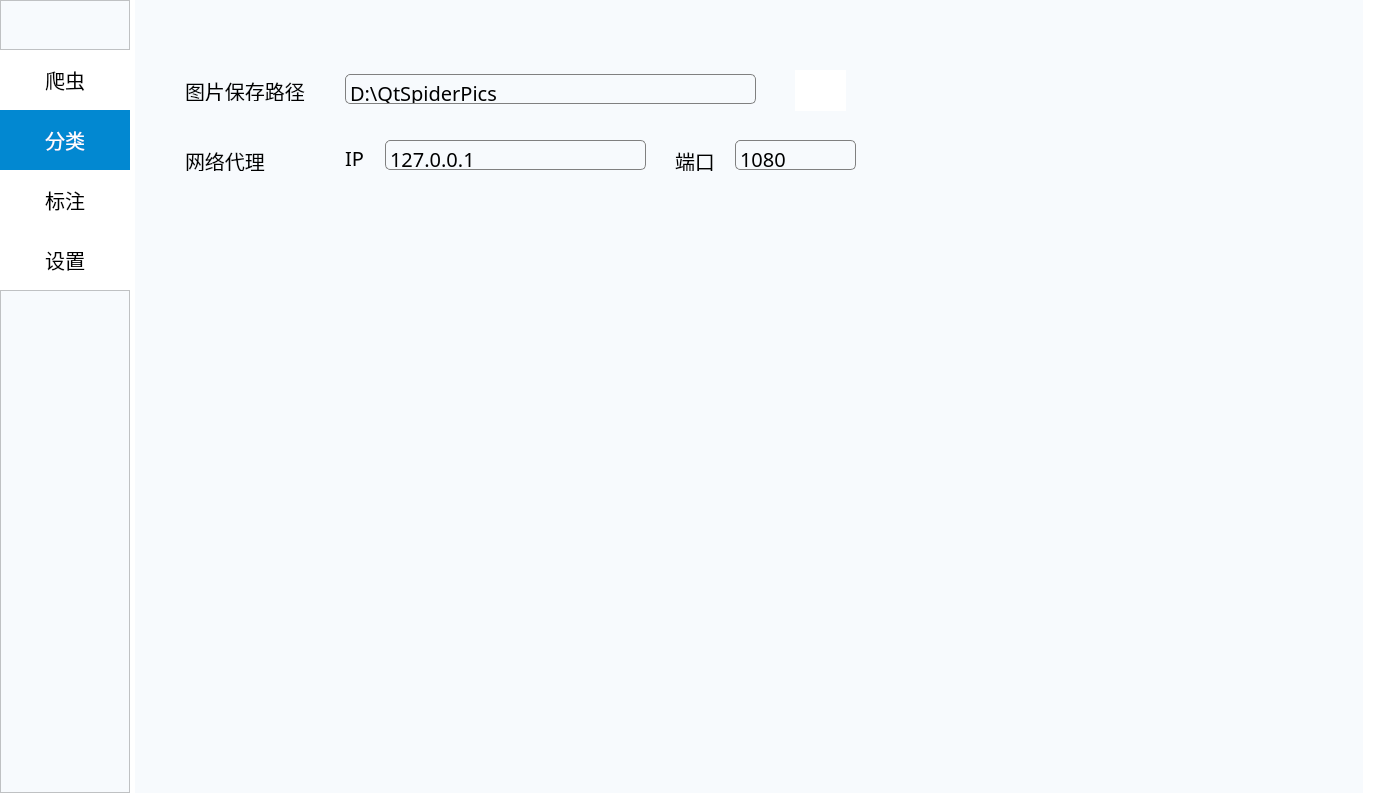
<?xml version="1.0" encoding="UTF-8"?>
<ui version="4.0">
 <class>MainWindow</class>
 <widget class="QMainWindow" name="MainWindow">
  <property name="geometry">
   <rect>
    <x>0</x>
    <y>0</y>
    <width>1373</width>
    <height>793</height>
   </rect>
  </property>
  <property name="acceptDrops">
   <bool>true</bool>
  </property>
  <property name="windowTitle">
   <string>QtSpider</string>
  </property>
  <property name="styleSheet">
   <string notr="true">*{
    font: 20px bold black;
    font-family: Microsoft Yahei;
}
QPushButton{
    color: black;
    background-color: rgb(255, 255, 255);
    height: 60px;
    border: none;
}
QPushButton:pressed{
    background-color: rgb(2, 136, 209);
    height: 60px;
    border: none;
}
QPushButton:hover{
    border-radius: 5px;
    background-color: rgba(0,0,0,10%);
    height: 60px;
    border: none;
}
QPushButton:checked{
    color: white;
    background-color: rgb(2, 136, 209);
    height: 60px;
    border: none;
}
QFrame{
    background-color: rgb(247, 250, 253);
}
QMainWindow{
    background-color: white;
}
QTabWidget{
    height: 20px;
}

QPlainTextEdit
{
    height: 30px;
    border-style:none;
    border-radius:5px;
    border:1px solid gray;

}
QPlainTextEdit:focus
{
    border:1px solid rgb(2, 136, 209);
}


QTabBar::tab { font-size:18px; background: rgb(247, 250, 253); color: black; padding:7px; text-align:center; min-width: 50px; border: 1px solid rgba(0, 0, 0, 0.0975);}
QTabBar::tab:selected { background: rgb(2, 136, 209); color: white; }

QScrollBar:vertical
{
    width:10px;
    background:rgba(0,0,0,0%);
    margin:0px,0px,0px,0px;
    padding-top:9px;
    padding-bottom:9px;
}
QScrollBar::handle:vertical
{
    width:8px;
    background:rgba(0,0,0,25%);
    border-radius:4px;
    min-height:20;
}
QScrollBar::handle:vertical:hover
{
    width:8px;
    background:rgba(0,0,0,50%);
    border-radius:4px;
    min-height:20;
}
QScrollBar::add-line:vertical
{
    height:9px;width:8px;
    border-image:url(:/images/a/3.png);
    subcontrol-position:bottom;
}
QScrollBar::sub-line:vertical
{
    height:9px;width:8px;
    border-image:url(:/images/a/1.png);
    subcontrol-position:top;
}

QScrollBar::add-page:vertical,QScrollBar::sub-page:vertical
{
    background:rgba(0,0,0,10%);
    border-radius:4px;
}




QScrollBar:horizontal
{
    height:10px;
    background:rgba(0,0,0,0%);
    margin:0px,0px,0px,0px;
    padding-left:9px;
    padding-right:9px;
}
QScrollBar::handle:horizontal
{
    height:8px;
    background:rgba(0,0,0,25%);
    border-radius:4px;
    min-height:20;
}
QScrollBar::handle:horizontal:hover
{
    height:8px;
    background:rgba(0,0,0,50%);
    border-radius:4px;
    min-height:20;
}

QScrollBar::add-line:horizontal
{
    height:9px;width:8px;
    border-image:url(:/images/a/3.png);
    subcontrol-position:bottom;
}
QScrollBar::sub-line:horizontal
{
    height:9px;width:8px;
    border-image:url(:/images/a/1.png);
    subcontrol-position:top;
}

QScrollBar::add-page:vertical,QScrollBar::sub-page:horizontal
{
    background:rgba(0,0,0,10%);
    border-radius:4px;
}

</string>
  </property>
  <widget class="QWidget" name="centralwidget">
   <property name="layoutDirection">
    <enum>Qt::LeftToRight</enum>
   </property>
   <layout class="QGridLayout" name="gridLayout" rowstretch="0" columnstretch="1,0">
    <property name="sizeConstraint">
     <enum>QLayout::SetNoConstraint</enum>
    </property>
    <property name="leftMargin">
     <number>0</number>
    </property>
    <property name="topMargin">
     <number>0</number>
    </property>
    <property name="rightMargin">
     <number>10</number>
    </property>
    <property name="bottomMargin">
     <number>0</number>
    </property>
    <property name="horizontalSpacing">
     <number>5</number>
    </property>
    <property name="verticalSpacing">
     <number>30</number>
    </property>
    <item row="0" column="0">
     <layout class="QVBoxLayout" name="verticalLayout" stretch="1,0,0,0,0,10">
      <property name="spacing">
       <number>0</number>
      </property>
      <item>
       <widget class="QFrame" name="frame_2">
        <property name="frameShape">
         <enum>QFrame::StyledPanel</enum>
        </property>
        <property name="frameShadow">
         <enum>QFrame::Raised</enum>
        </property>
       </widget>
      </item>
      <item>
       <widget class="QPushButton" name="spiderButton">
        <property name="enabled">
         <bool>true</bool>
        </property>
        <property name="minimumSize">
         <size>
          <width>130</width>
          <height>0</height>
         </size>
        </property>
        <property name="contextMenuPolicy">
         <enum>Qt::NoContextMenu</enum>
        </property>
        <property name="layoutDirection">
         <enum>Qt::LeftToRight</enum>
        </property>
        <property name="text">
         <string>爬虫</string>
        </property>
        <property name="icon">
         <iconset>
          <normaloff>resources/spider.png</normaloff>
          <activeon>resources/spiderOn.png</activeon>resources/spider.png</iconset>
        </property>
        <property name="iconSize">
         <size>
          <width>40</width>
          <height>40</height>
         </size>
        </property>
        <property name="checkable">
         <bool>true</bool>
        </property>
        <property name="checked">
         <bool>false</bool>
        </property>
        <property name="autoExclusive">
         <bool>true</bool>
        </property>
       </widget>
      </item>
      <item>
       <widget class="QPushButton" name="classButton">
        <property name="minimumSize">
         <size>
          <width>130</width>
          <height>0</height>
         </size>
        </property>
        <property name="contextMenuPolicy">
         <enum>Qt::NoContextMenu</enum>
        </property>
        <property name="text">
         <string>分类</string>
        </property>
        <property name="icon">
         <iconset>
          <normaloff>resources/classi.png</normaloff>
          <activeon>resources/classiOn.png</activeon>resources/classi.png</iconset>
        </property>
        <property name="iconSize">
         <size>
          <width>37</width>
          <height>37</height>
         </size>
        </property>
        <property name="checkable">
         <bool>true</bool>
        </property>
        <property name="checked">
         <bool>true</bool>
        </property>
        <property name="autoRepeat">
         <bool>false</bool>
        </property>
        <property name="autoExclusive">
         <bool>true</bool>
        </property>
       </widget>
      </item>
      <item>
       <widget class="QPushButton" name="markButton">
        <property name="enabled">
         <bool>true</bool>
        </property>
        <property name="mouseTracking">
         <bool>false</bool>
        </property>
        <property name="acceptDrops">
         <bool>false</bool>
        </property>
        <property name="text">
         <string>标注</string>
        </property>
        <property name="icon">
         <iconset>
          <normaloff>resources/marker.png</normaloff>
          <activeoff>resources/markerOn.png</activeoff>resources/marker.png</iconset>
        </property>
        <property name="iconSize">
         <size>
          <width>40</width>
          <height>40</height>
         </size>
        </property>
        <property name="checkable">
         <bool>true</bool>
        </property>
        <property name="checked">
         <bool>false</bool>
        </property>
        <property name="autoExclusive">
         <bool>true</bool>
        </property>
       </widget>
      </item>
      <item>
       <widget class="QPushButton" name="settingButton">
        <property name="text">
         <string>设置</string>
        </property>
        <property name="icon">
         <iconset>
          <normaloff>resources/settings.png</normaloff>
          <activeon>resources/settingsOn.png</activeon>resources/settings.png</iconset>
        </property>
        <property name="iconSize">
         <size>
          <width>35</width>
          <height>35</height>
         </size>
        </property>
        <property name="checkable">
         <bool>true</bool>
        </property>
        <property name="autoExclusive">
         <bool>true</bool>
        </property>
       </widget>
      </item>
      <item>
       <widget class="QFrame" name="frame">
        <property name="frameShape">
         <enum>QFrame::StyledPanel</enum>
        </property>
        <property name="frameShadow">
         <enum>QFrame::Raised</enum>
        </property>
       </widget>
      </item>
     </layout>
    </item>
    <item row="0" column="1">
     <widget class="QStackedWidget" name="stackedWidget">
      <property name="enabled">
       <bool>true</bool>
      </property>
      <property name="sizePolicy">
       <sizepolicy hsizetype="Preferred" vsizetype="Preferred">
        <horstretch>20</horstretch>
        <verstretch>0</verstretch>
       </sizepolicy>
      </property>
      <property name="currentIndex">
       <number>3</number>
      </property>
      <widget class="QWidget" name="page_Spider">
       <layout class="QGridLayout" name="gridLayout_2" rowstretch="2,1">
        <property name="bottomMargin">
         <number>10</number>
        </property>
        <item row="1" column="0">
         <widget class="QPlainTextEdit" name="outputText">
          <property name="sizePolicy">
           <sizepolicy hsizetype="Expanding" vsizetype="Expanding">
            <horstretch>0</horstretch>
            <verstretch>0</verstretch>
           </sizepolicy>
          </property>
          <property name="readOnly">
           <bool>true</bool>
          </property>
         </widget>
        </item>
        <item row="0" column="0">
         <widget class="QTabWidget" name="tabWidget">
          <property name="whatsThis">
           <string>&lt;html&gt;&lt;head/&gt;&lt;body&gt;&lt;p&gt;&lt;br/&gt;&lt;/p&gt;&lt;/body&gt;&lt;/html&gt;</string>
          </property>
          <property name="currentIndex">
           <number>0</number>
          </property>
          <widget class="QWidget" name="tab_Google">
           <attribute name="title">
            <string>谷歌</string>
           </attribute>
           <layout class="QVBoxLayout" name="verticalLayout_2">
            <item>
             <widget class="QLabel" name="label_Google">
              <property name="text">
               <string>请输入关键字，多个关键字请回车换行</string>
              </property>
             </widget>
            </item>
            <item>
             <widget class="QPlainTextEdit" name="plainTextEdit_Google"/>
            </item>
            <item>
             <widget class="QPushButton" name="pushButton_Google">
              <property name="sizePolicy">
               <sizepolicy hsizetype="Fixed" vsizetype="Fixed">
                <horstretch>0</horstretch>
                <verstretch>0</verstretch>
               </sizepolicy>
              </property>
              <property name="minimumSize">
               <size>
                <width>100</width>
                <height>0</height>
               </size>
              </property>
              <property name="maximumSize">
               <size>
                <width>16777215</width>
                <height>40</height>
               </size>
              </property>
              <property name="layoutDirection">
               <enum>Qt::RightToLeft</enum>
              </property>
              <property name="text">
               <string>确定</string>
              </property>
             </widget>
            </item>
           </layout>
          </widget>
          <widget class="QWidget" name="tab_Weibo">
           <attribute name="title">
            <string>微博</string>
           </attribute>
           <layout class="QVBoxLayout" name="verticalLayout_3">
            <item>
             <widget class="QLabel" name="label_Weibo">
              <property name="text">
               <string>请输入关键字，多个关键字请回车换行</string>
              </property>
             </widget>
            </item>
            <item>
             <widget class="QPlainTextEdit" name="plainTextEdit_Weibo"/>
            </item>
            <item>
             <widget class="QPushButton" name="pushButton_Weibo">
              <property name="sizePolicy">
               <sizepolicy hsizetype="Fixed" vsizetype="Fixed">
                <horstretch>0</horstretch>
                <verstretch>0</verstretch>
               </sizepolicy>
              </property>
              <property name="minimumSize">
               <size>
                <width>100</width>
                <height>0</height>
               </size>
              </property>
              <property name="maximumSize">
               <size>
                <width>16777215</width>
                <height>40</height>
               </size>
              </property>
              <property name="layoutDirection">
               <enum>Qt::RightToLeft</enum>
              </property>
              <property name="text">
               <string>确定</string>
              </property>
             </widget>
            </item>
           </layout>
          </widget>
          <widget class="QWidget" name="tab_Tumblr">
           <attribute name="title">
            <string>Tumblr</string>
           </attribute>
           <layout class="QVBoxLayout" name="verticalLayout_4">
            <item>
             <widget class="QLabel" name="label_Tumblr">
              <property name="text">
               <string>tumblr搜索太弱，请自行搜索并输入用户名</string>
              </property>
             </widget>
            </item>
            <item>
             <widget class="QFrame" name="frame_3">
              <property name="minimumSize">
               <size>
                <width>0</width>
                <height>40</height>
               </size>
              </property>
              <property name="frameShape">
               <enum>QFrame::StyledPanel</enum>
              </property>
              <property name="frameShadow">
               <enum>QFrame::Raised</enum>
              </property>
              <layout class="QHBoxLayout" name="horizontalLayout">
               <item>
                <widget class="QCheckBox" name="videoFlagCheckBox">
                 <property name="sizePolicy">
                  <sizepolicy hsizetype="Fixed" vsizetype="Fixed">
                   <horstretch>0</horstretch>
                   <verstretch>0</verstretch>
                  </sizepolicy>
                 </property>
                 <property name="text">
                  <string>视频</string>
                 </property>
                </widget>
               </item>
               <item>
                <widget class="QCheckBox" name="picFlagCheckBox">
                 <property name="text">
                  <string>图片</string>
                 </property>
                 <property name="checked">
                  <bool>true</bool>
                 </property>
                </widget>
               </item>
              </layout>
             </widget>
            </item>
            <item>
             <widget class="QPlainTextEdit" name="plainTextEdit_Tumblr"/>
            </item>
            <item>
             <widget class="QPushButton" name="pushButton_Tumblr">
              <property name="sizePolicy">
               <sizepolicy hsizetype="Fixed" vsizetype="Fixed">
                <horstretch>0</horstretch>
                <verstretch>0</verstretch>
               </sizepolicy>
              </property>
              <property name="minimumSize">
               <size>
                <width>100</width>
                <height>0</height>
               </size>
              </property>
              <property name="maximumSize">
               <size>
                <width>16777215</width>
                <height>40</height>
               </size>
              </property>
              <property name="layoutDirection">
               <enum>Qt::RightToLeft</enum>
              </property>
              <property name="text">
               <string>确定</string>
              </property>
             </widget>
            </item>
           </layout>
          </widget>
          <widget class="QWidget" name="tab_Mztu">
           <attribute name="title">
            <string>妹子图</string>
           </attribute>
           <layout class="QVBoxLayout" name="verticalLayout_5">
            <item>
             <widget class="QTableWidget" name="tableWidget_Mztu">
              <property name="maximumSize">
               <size>
                <width>16777215</width>
                <height>16777214</height>
               </size>
              </property>
              <attribute name="horizontalHeaderDefaultSectionSize">
               <number>900</number>
              </attribute>
              <attribute name="horizontalHeaderMinimumSectionSize">
               <number>100</number>
              </attribute>
              <attribute name="horizontalHeaderStretchLastSection">
               <bool>true</bool>
              </attribute>
              <row>
               <property name="text">
                <string>1</string>
               </property>
              </row>
              <column>
               <property name="text">
                <string>mzitu</string>
               </property>
              </column>
              <item row="0" column="0">
               <property name="text">
                <string>点击‘提取’预览要下载的图片集</string>
               </property>
              </item>
             </widget>
            </item>
            <item>
             <widget class="QPushButton" name="getData_pushButton">
              <property name="sizePolicy">
               <sizepolicy hsizetype="Fixed" vsizetype="Fixed">
                <horstretch>0</horstretch>
                <verstretch>0</verstretch>
               </sizepolicy>
              </property>
              <property name="minimumSize">
               <size>
                <width>100</width>
                <height>0</height>
               </size>
              </property>
              <property name="maximumSize">
               <size>
                <width>16777215</width>
                <height>40</height>
               </size>
              </property>
              <property name="layoutDirection">
               <enum>Qt::RightToLeft</enum>
              </property>
              <property name="text">
               <string>提取数据</string>
              </property>
             </widget>
            </item>
           </layout>
          </widget>
          <widget class="QWidget" name="tab_Porn">
           <attribute name="title">
            <string>porn</string>
           </attribute>
           <widget class="QPushButton" name="pushButton_Porn">
            <property name="geometry">
             <rect>
              <x>180</x>
              <y>190</y>
              <width>93</width>
              <height>28</height>
             </rect>
            </property>
            <property name="text">
             <string>查看分类</string>
            </property>
           </widget>
          </widget>
          <widget class="QWidget" name="tab_Pornpics">
           <attribute name="title">
            <string>pornpics</string>
           </attribute>
           <widget class="QPushButton" name="pushButton_Pornpics">
            <property name="geometry">
             <rect>
              <x>180</x>
              <y>190</y>
              <width>93</width>
              <height>28</height>
             </rect>
            </property>
            <property name="text">
             <string>查看分类</string>
            </property>
           </widget>
          </widget>
         </widget>
        </item>
       </layout>
      </widget>
      <widget class="QWidget" name="page_Classi">
       <layout class="QGridLayout" name="gridLayout_3">
        <item row="2" column="0">
         <widget class="QListWidget" name="images_listWidget">
          <property name="minimumSize">
           <size>
            <width>1204</width>
            <height>0</height>
           </size>
          </property>
          <property name="layoutDirection">
           <enum>Qt::LeftToRight</enum>
          </property>
         </widget>
        </item>
        <item row="1" column="0">
         <widget class="QFrame" name="ClassiFrame">
          <property name="minimumSize">
           <size>
            <width>0</width>
            <height>50</height>
           </size>
          </property>
          <property name="maximumSize">
           <size>
            <width>16777215</width>
            <height>125</height>
           </size>
          </property>
          <property name="frameShape">
           <enum>QFrame::StyledPanel</enum>
          </property>
          <property name="frameShadow">
           <enum>QFrame::Raised</enum>
          </property>
          <layout class="QVBoxLayout" name="verticalLayout_7">
           <item>
            <widget class="QFrame" name="frame_5">
             <property name="maximumSize">
              <size>
               <width>10000</width>
               <height>50</height>
              </size>
             </property>
             <property name="frameShape">
              <enum>QFrame::StyledPanel</enum>
             </property>
             <property name="frameShadow">
              <enum>QFrame::Raised</enum>
             </property>
             <layout class="QHBoxLayout" name="horizontalLayout_5">
              <property name="leftMargin">
               <number>0</number>
              </property>
              <property name="topMargin">
               <number>0</number>
              </property>
              <property name="rightMargin">
               <number>0</number>
              </property>
              <property name="bottomMargin">
               <number>0</number>
              </property>
              <item>
               <widget class="QPushButton" name="addClass_pushButton">
                <property name="maximumSize">
                 <size>
                  <width>100</width>
                  <height>16777215</height>
                 </size>
                </property>
                <property name="text">
                 <string>添加分类</string>
                </property>
               </widget>
              </item>
              <item>
               <widget class="QPushButton" name="addFolder_pushButton">
                <property name="maximumSize">
                 <size>
                  <width>150</width>
                  <height>16777215</height>
                 </size>
                </property>
                <property name="text">
                 <string>添加文件夹</string>
                </property>
               </widget>
              </item>
              <item>
               <widget class="QLabel" name="classImagePath">
                <property name="text">
                 <string>图片文件夹</string>
                </property>
               </widget>
              </item>
              <item>
               <widget class="QPushButton" name="big_pushButton">
                <property name="maximumSize">
                 <size>
                  <width>50</width>
                  <height>16777215</height>
                 </size>
                </property>
                <property name="text">
                 <string/>
                </property>
                <property name="icon">
                 <iconset>
                  <normaloff>resources/bigger.png</normaloff>resources/bigger.png</iconset>
                </property>
                <property name="iconSize">
                 <size>
                  <width>27</width>
                  <height>27</height>
                 </size>
                </property>
               </widget>
              </item>
              <item>
               <widget class="QPushButton" name="small_pushButton">
                <property name="maximumSize">
                 <size>
                  <width>50</width>
                  <height>16777215</height>
                 </size>
                </property>
                <property name="layoutDirection">
                 <enum>Qt::LeftToRight</enum>
                </property>
                <property name="text">
                 <string/>
                </property>
                <property name="icon">
                 <iconset>
                  <normaloff>resources/smaller.png</normaloff>resources/smaller.png</iconset>
                </property>
                <property name="iconSize">
                 <size>
                  <width>30</width>
                  <height>30</height>
                 </size>
                </property>
               </widget>
              </item>
             </layout>
            </widget>
           </item>
           <item>
            <widget class="QFrame" name="classFrame">
             <property name="minimumSize">
              <size>
               <width>0</width>
               <height>60</height>
              </size>
             </property>
             <property name="maximumSize">
              <size>
               <width>16777215</width>
               <height>50</height>
              </size>
             </property>
             <property name="layoutDirection">
              <enum>Qt::LeftToRight</enum>
             </property>
             <property name="frameShape">
              <enum>QFrame::StyledPanel</enum>
             </property>
             <property name="frameShadow">
              <enum>QFrame::Raised</enum>
             </property>
             <layout class="QHBoxLayout" name="horizontalLayout_4">
              <property name="leftMargin">
               <number>0</number>
              </property>
              <property name="topMargin">
               <number>0</number>
              </property>
              <property name="rightMargin">
               <number>0</number>
              </property>
              <property name="bottomMargin">
               <number>0</number>
              </property>
             </layout>
            </widget>
           </item>
          </layout>
         </widget>
        </item>
       </layout>
      </widget>
      <widget class="QWidget" name="page_mark">
       <property name="sizePolicy">
        <sizepolicy hsizetype="Preferred" vsizetype="Preferred">
         <horstretch>0</horstretch>
         <verstretch>0</verstretch>
        </sizepolicy>
       </property>
       <layout class="QHBoxLayout" name="horizontalLayout_2">
        <item>
         <widget class="QWidget" name="fileList_widget" native="true">
          <property name="sizePolicy">
           <sizepolicy hsizetype="Preferred" vsizetype="Preferred">
            <horstretch>0</horstretch>
            <verstretch>0</verstretch>
           </sizepolicy>
          </property>
          <property name="minimumSize">
           <size>
            <width>200</width>
            <height>0</height>
           </size>
          </property>
          <property name="maximumSize">
           <size>
            <width>310</width>
            <height>16777215</height>
           </size>
          </property>
          <layout class="QVBoxLayout" name="verticalLayout_6">
           <item>
            <widget class="QLabel" name="fileList_label">
             <property name="text">
              <string>文件列表</string>
             </property>
            </widget>
           </item>
           <item>
            <widget class="QListWidget" name="fileList_listWidget">
             <property name="alternatingRowColors">
              <bool>true</bool>
             </property>
            </widget>
           </item>
           <item>
            <widget class="QPushButton" name="imageSelect_pushButton">
             <property name="text">
              <string>选择文件</string>
             </property>
             <property name="icon">
              <iconset>
               <normaloff>resources/file.png</normaloff>resources/file.png</iconset>
             </property>
             <property name="iconSize">
              <size>
               <width>30</width>
               <height>20</height>
              </size>
             </property>
            </widget>
           </item>
           <item>
            <widget class="QPushButton" name="imagesSelect_pushButton">
             <property name="text">
              <string>选择文件夹</string>
             </property>
             <property name="icon">
              <iconset>
               <normaloff>resources/folder.png</normaloff>resources/folder.png</iconset>
             </property>
             <property name="iconSize">
              <size>
               <width>20</width>
               <height>20</height>
              </size>
             </property>
            </widget>
           </item>
           <item>
            <widget class="QPushButton" name="nextPic_pushButton">
             <property name="text">
              <string>下一张(W)</string>
             </property>
             <property name="iconSize">
              <size>
               <width>10</width>
               <height>10</height>
              </size>
             </property>
             <property name="shortcut">
              <string>Q</string>
             </property>
            </widget>
           </item>
           <item>
            <widget class="QPushButton" name="prePic_pushButton">
             <property name="text">
              <string>上一张(Q)</string>
             </property>
             <property name="shortcut">
              <string>W</string>
             </property>
            </widget>
           </item>
           <item>
            <widget class="QLabel" name="label">
             <property name="text">
              <string>标注信息将自动保存</string>
             </property>
             <property name="alignment">
              <set>Qt::AlignCenter</set>
             </property>
            </widget>
           </item>
          </layout>
         </widget>
        </item>
        <item>
         <widget class="QWidget" name="canvas" native="true"/>
        </item>
       </layout>
      </widget>
      <widget class="QWidget" name="page_Settings">
       <property name="enabled">
        <bool>true</bool>
       </property>
       <widget class="QLabel" name="label_PicSavePath">
        <property name="geometry">
         <rect>
          <x>50</x>
          <y>80</y>
          <width>121</width>
          <height>21</height>
         </rect>
        </property>
        <property name="text">
         <string>图片保存路径</string>
        </property>
       </widget>
       <widget class="QPlainTextEdit" name="plainTextEdit_path">
        <property name="geometry">
         <rect>
          <x>210</x>
          <y>74</y>
          <width>411</width>
          <height>30</height>
         </rect>
        </property>
        <property name="acceptDrops">
         <bool>true</bool>
        </property>
        <property name="verticalScrollBarPolicy">
         <enum>Qt::ScrollBarAlwaysOff</enum>
        </property>
        <property name="plainText">
         <string>D:\QtSpiderPics</string>
        </property>
        <property name="overwriteMode">
         <bool>true</bool>
        </property>
       </widget>
       <widget class="QPushButton" name="pushButton_PathSelect">
        <property name="geometry">
         <rect>
          <x>660</x>
          <y>70</y>
          <width>51</width>
          <height>41</height>
         </rect>
        </property>
        <property name="text">
         <string/>
        </property>
        <property name="icon">
         <iconset>
          <normaloff>resources/openfiles.png</normaloff>resources/openfiles.png</iconset>
        </property>
        <property name="iconSize">
         <size>
          <width>40</width>
          <height>40</height>
         </size>
        </property>
       </widget>
       <widget class="QLabel" name="label_Proxy">
        <property name="geometry">
         <rect>
          <x>50</x>
          <y>150</y>
          <width>121</width>
          <height>21</height>
         </rect>
        </property>
        <property name="text">
         <string>网络代理</string>
        </property>
       </widget>
       <widget class="QPlainTextEdit" name="plainTextEdit_IP">
        <property name="geometry">
         <rect>
          <x>250</x>
          <y>140</y>
          <width>261</width>
          <height>30</height>
         </rect>
        </property>
        <property name="verticalScrollBarPolicy">
         <enum>Qt::ScrollBarAlwaysOff</enum>
        </property>
        <property name="plainText">
         <string>127.0.0.1
</string>
        </property>
       </widget>
       <widget class="QLabel" name="label_IP">
        <property name="geometry">
         <rect>
          <x>210</x>
          <y>150</y>
          <width>21</width>
          <height>16</height>
         </rect>
        </property>
        <property name="text">
         <string>IP</string>
        </property>
       </widget>
       <widget class="QLabel" name="label_Port">
        <property name="geometry">
         <rect>
          <x>540</x>
          <y>150</y>
          <width>41</width>
          <height>21</height>
         </rect>
        </property>
        <property name="text">
         <string>端口</string>
        </property>
       </widget>
       <widget class="QPlainTextEdit" name="plainTextEdit_Port">
        <property name="geometry">
         <rect>
          <x>600</x>
          <y>140</y>
          <width>121</width>
          <height>30</height>
         </rect>
        </property>
        <property name="verticalScrollBarPolicy">
         <enum>Qt::ScrollBarAlwaysOff</enum>
        </property>
        <property name="plainText">
         <string>1080
</string>
        </property>
       </widget>
      </widget>
     </widget>
    </item>
   </layout>
  </widget>
 </widget>
 <resources/>
 <connections/>
</ui>
